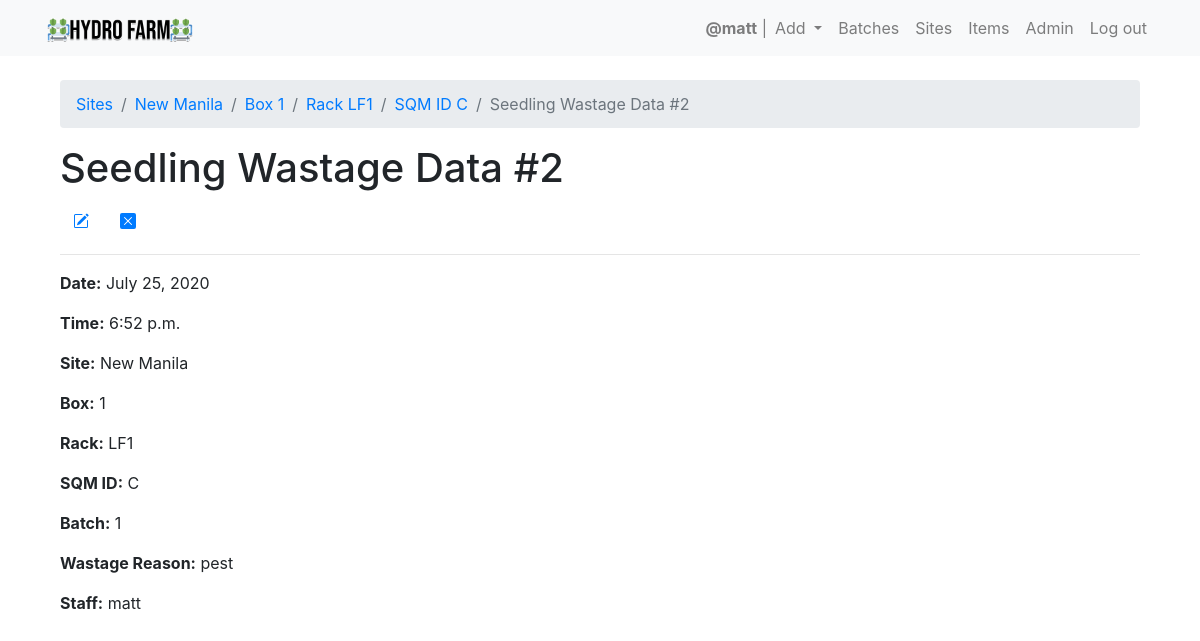
The page /hydro_data/box/new-manila-1/rack/lf1/sqm_id/lf1-c/seedlingwastagedata/2 (signed in) on the database its author committed.
### hydro_data/models.py (models this page shows, shortened)
class SeedlingWastageData(models.Model):
    date = models.DateField(default=now,blank=True)
    time = models.TimeField(default=now,blank=True)
    site = models.ForeignKey(Site,on_delete=models.SET_NULL,null=True)
    box = models.ForeignKey(Box,on_delete=models.SET_NULL,null=True)
    rack = models.ForeignKey(Rack,on_delete=models.SET_NULL,null=True)
    square_meter_id = models.ForeignKey(Location,on_delete=models.SET_NULL,null=True)
    seedling_batch_no = models.ForeignKey(Batch,on_delete=models.SET_NULL,null=True)
    wastage_reason = models.CharField(max_length=100)
    staff = models.ForeignKey(User,on_delete=models.SET_NULL,null=True)

class Site(models.Model):
    name = models.CharField(max_length=100,unique=True)
    slug = models.SlugField(allow_unicode=True,unique=True, editable=False)
    description = models.TextField(blank=True,default='')
    description_html = models.TextField(editable=False,default='',blank=True)

class Box(models.Model):
    site = models.ForeignKey(Site,on_delete=models.SET_NULL, null=True)
    name = models.CharField(max_length=100,unique=True)
    slug = models.SlugField(allow_unicode=True,unique=True, editable=False)
    description = models.TextField(blank=True,default='')
    description_html = models.TextField(editable=False,default='',blank=True)
    class Meta:
        verbose_name = 'box'
        verbose_name_plural = 'boxes'

class Rack(models.Model):
    box = models.ForeignKey(Box, on_delete=models.SET_NULL, null=True)
    name = models.CharField(max_length=100)
    slug = models.SlugField(allow_unicode=True, editable=False, default='hydro_farm_rack')
    x_cor = models.FloatField(blank=True,null=True)
    y_cor = models.FloatField(blank=True,null=True)

class Location(models.Model):
    bool_choices = [
        ('0','Occupied'),
        ('1','Open')
    ]
    rack = models.ForeignKey(Rack, on_delete=models.SET_NULL, null=True)
    name = models.CharField(max_length=100)
    slug = models.SlugField(allow_unicode=True,unique=True, editable=False, default='hydro_farm_sqm_id')
    x_cor = models.FloatField(blank=True,null=True)
    y_cor = models.FloatField(blank=True,null=True)
    is_open = models.CharField(
        max_length = 1,
        choices=bool_choices,
        default='1'
    )

class Batch(models.Model):
    date = models.DateField(default=now,blank=True)
    time = models.TimeField(default=now,blank=True)
    num = models.PositiveSmallIntegerField(default=1)

### hydro_data/views.py (the view)
# urls.py: path('box/<boxslug>/rack/<rackslug>/sqm_id/<slug>/seedlingwastagedata/<int:pk>', views.SeedlingWastageDataDetail.as_view(), name='single_seedlingwastagedata'),
class SeedlingWastageDataDetail(LoginRequiredMixin, DetailView):
    model = models.SeedlingWastageData
    def get_context_data(self,**kwargs):
        context = super().get_context_data(**kwargs)
        context['page_title'] = f"Seedling Wastage Data #{context['seedlingwastagedata'].pk}"
        return context

### hydro_data/templates/hydro_data/seedlingwastagedata_detail.html (shortened to what this page needs)
{% extends "hydro_data/hydro_data_base.html" %}
{% load static %}
{% block hd_content %}
  <nav aria-label="breadcrumb">
  <ol class="breadcrumb">
    <li class="breadcrumb-item"><a href="{% url 'hydro_data:site_list' %}">Sites</a></li>
    <li class="breadcrumb-item"><a href="{% url 'hydro_data:box_list' slug=seedlingwastagedata.site.slug %}">{{ seedlingwastagedata.site.name }}</a></li>
  <li class="breadcrumb-item"><a href="{% url 'hydro_data:rack_tank_per_box' slug=seedlingwastagedata.box.slug %}">Box {{ seedlingwastagedata.box.name }}</a></li>
  <li class="breadcrumb-item"><a href="{% url 'hydro_data:loc_per_rack' boxslug=seedlingwastagedata.box.slug rackslug=seedlingwastagedata.rack.slug %}">Rack {{ seedlingwastagedata.rack.name }}</a></li>
  <li class="breadcrumb-item"><a href="{% url 'hydro_data:single_location' boxslug=seedlingwastagedata.box.slug rackslug=seedlingwastagedata.rack.slug slug=seedlingwastagedata.square_meter_id.slug %}">SQM ID {{ seedlingwastagedata.square_meter_id.name }}</a></li>
  <li class="breadcrumb-item active" aria-current="page">Seedling Wastage Data #{{ seedlingwastagedata.pk }}</li>
  </ol>
  </nav>
  <h1>Seedling Wastage Data #{{ seedlingwastagedata.pk }}</h1>
  {% if user.is_superuser %}
  <a class='btn btn-default' href="{% url 'hydro_data:seedlingwastagedata_edit' boxslug=seedlingwastagedata.box.slug rackslug=seedlingwastagedata.rack.slug slug=seedlingwastagedata.square_meter_id.slug pk=seedlingwastagedata.pk %}">
  </a>
  <a class='btn btn-default' href="{% url 'hydro_data:seedlingwastagedata_remove' boxslug=seedlingwastagedata.box.slug rackslug=seedlingwastagedata.rack.slug slug=seedlingwastagedata.square_meter_id.slug pk=seedlingwastagedata.pk %}">
  </a>
  {% endif %}
  <hr>
  <p><strong>Date:</strong> {{ seedlingwastagedata.date }}</p>
  <p><strong>Time:</strong> {{ seedlingwastagedata.time }}</p>
  <p><strong>Site:</strong> {{ seedlingwastagedata.site.name }}</p>
  <p><strong>Box:</strong> {{ seedlingwastagedata.box.name }}</p>
  <p><strong>Rack:</strong> {{ seedlingwastagedata.rack.name }}</p>
  <p><strong>SQM ID:</strong> {{ seedlingwastagedata.square_meter_id.name }}</p>
  <p><strong>Batch:</strong> {{ seedlingwastagedata.seedling_batch_no.num }}</p>
  <p><strong>Wastage Reason:</strong> {{ seedlingwastagedata.wastage_reason }}</p>
  <p><strong>Staff:</strong> {{ seedlingwastagedata.staff }}</p>
{% endblock %}

### templates/base.html (shortened to what this page needs)
<!DOCTYPE html>
{% load static %}
<html>
  <head>
    <link rel="stylesheet" href="{% static '/hydro_data/css/master.css' %}">
    <link rel="stylesheet" href="https://cdnjs.cloudflare.com/ajax/libs/twitter-bootstrap/4.1.3/css/bootstrap.css">
    <link rel="stylesheet" href="https://cdn.datatables.net/1.10.21/css/dataTables.bootstrap4.min.css">
    <link rel="stylesheet" href="https://stackpath.bootstrapcdn.com/bootstrap/4.1.3/css/bootstrap.min.css"
>
    <link href="https://maxcdn.bootstrapcdn.com/font-awesome/4.7.0/css/font-awesome.min.css" rel="stylesheet">
  </head>
  <body>
    <nav class="navbar navbar-expand-lg navbar-light bg-light" role="navigation" id="navbar">
      <div class="container">
        <div class="navbar-nav align-items-center">
          <a class="navbar-brand mynav" href="{% url 'home' %}"><img src="{% static "images/logo.png" %}" alt="Hydro Farm" class="img-rounded center-block" width='150'></a>
        </div>
        <div class="collapse navbar-collapse" id="navbarNav">
          <div class="navbar-nav ml-auto">
            {% if user.is_authenticated %}
            <span class="navbar-text">
              <strong>@{{ request.user }}</strong> |
            </span>
            <li class="nav-item dropdown">
              <a class="nav-link dropdown-toggle" href="#" id="navbarDropdownMenuLink" role="button" data-toggle="dropdown" aria-haspopup="true" aria-expanded="false">
                Add
              </a>
            </li>
              <a class="nav-item nav-link" href="{% url 'hydro_data:batches' %}" class="btn btn-simple">Batches</a>
              <a class="nav-item nav-link" href="{% url 'hydro_data:site_list' %}" class="btn btn-simple">Sites</a>
              {% if user.is_superuser %}
              <a class="nav-item nav-link" href="{% url 'hydro_data:items' %}" class="btn btn-simple">Items</a>
              <a class="nav-item nav-link" href="{% url 'admin:index' %}" class="btn btn-simple">Admin</a>
              {% endif %}
              <a class="nav-item nav-link" href="{% url 'logout' %}" class="btn btn-simple">Log out</a>
            {% else %}
              <a class="nav-item nav-link" href="{% url 'login' %}" class="btn btn-simple">Log in</a>
              <a class="nav-item nav-link" href="{% url 'signup' %}" class="btn btn-simple">Sign up</a>
            {% endif %}
          </div>
        </div>
      </div>
    </nav>
    <div class="container mt-4">
      {% block content %}
      {% endblock %}
    </div>
  </body>
</html>

### static/hydro_data/css/master.css (style rules this page uses)
body { padding-bottom: 120px; }

### rows shown on the page
SeedlingWastageData: site.name "New Manila", box.name "1", rack.name "LF1", square_meter_id.name "C", pk "2", date "July 25, 2020", time "6:52 p.m.", seedling_batch_no.num "1", wastage_reason "pest", staff "matt"

### other values the page prints
{{ request.user }} "matt"
